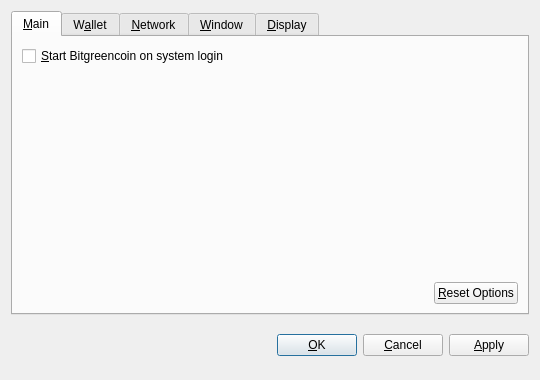
<?xml version="1.0" encoding="UTF-8"?>
<ui version="4.0">
 <class>OptionsDialog</class>
 <widget class="QDialog" name="OptionsDialog">
  <property name="geometry">
   <rect>
    <x>0</x>
    <y>0</y>
    <width>540</width>
    <height>380</height>
   </rect>
  </property>
  <property name="windowTitle">
   <string>Options</string>
  </property>
  <property name="modal">
   <bool>true</bool>
  </property>
  <layout class="QVBoxLayout" name="verticalLayout">
   <item>
    <widget class="QTabWidget" name="tabWidget">
     <property name="tabPosition">
      <enum>QTabWidget::North</enum>
     </property>
     <property name="currentIndex">
      <number>0</number>
     </property>
     <widget class="QWidget" name="tabMain">
      <attribute name="title">
       <string>&amp;Main</string>
      </attribute>
      <layout class="QVBoxLayout" name="verticalLayout_Main">
       <item>
        <widget class="QCheckBox" name="bitcoinAtStartup">
         <property name="toolTip">
          <string>Automatically start Bitgreencoin after logging in to the system.</string>
         </property>
         <property name="text">
          <string>&amp;Start Bitgreencoin on system login</string>
         </property>
        </widget>
       </item>
       <item>
        <spacer name="verticalSpacer_Main">
         <property name="orientation">
          <enum>Qt::Vertical</enum>
         </property>
         <property name="sizeHint" stdset="0">
          <size>
           <width>20</width>
           <height>40</height>
          </size>
         </property>
        </spacer>
       </item>
       <item>
        <layout class="QHBoxLayout" name="horizontalLayout_2_Main">
         <item>
          <spacer name="horizontalSpacer_2_Main">
           <property name="orientation">
            <enum>Qt::Horizontal</enum>
           </property>
           <property name="sizeHint" stdset="0">
            <size>
             <width>40</width>
             <height>20</height>
            </size>
           </property>
          </spacer>
         </item>
         <item>
          <widget class="QPushButton" name="resetButton">
           <property name="toolTip">
            <string>Reset all client options to default.</string>
           </property>
           <property name="text">
            <string>&amp;Reset Options</string>
           </property>
           <property name="autoDefault">
            <bool>false</bool>
           </property>
          </widget>
         </item>
        </layout>
       </item>
      </layout>
     </widget>
     <widget class="QWidget" name="tabWallet">
      <attribute name="title">
       <string>W&amp;allet</string>
      </attribute>
      <layout class="QVBoxLayout" name="verticalLayout_Network">
       <item>
        <widget class="QLabel" name="transactionFeeInfoLabel">
         <property name="text">
          <string>Optional transaction fee per kB that helps make sure your transactions are processed quickly. Most transactions are 1 kB.</string>
         </property>
         <property name="textFormat">
          <enum>Qt::PlainText</enum>
         </property>
         <property name="wordWrap">
          <bool>true</bool>
         </property>
        </widget>
       </item>
       <item>
        <layout class="QHBoxLayout" name="horizontalLayout_1_Main">
         <item>
          <widget class="QLabel" name="transactionFeeLabel">
           <property name="text">
            <string>Pay transaction &amp;fee</string>
           </property>
           <property name="textFormat">
            <enum>Qt::PlainText</enum>
           </property>
           <property name="buddy">
            <cstring>transactionFee</cstring>
           </property>
          </widget>
         </item>
         <item>
          <widget class="BitcoinAmountField" name="transactionFee"/>
         </item>
         <item>
          <spacer name="horizontalSpacer_1_Main">
           <property name="orientation">
            <enum>Qt::Horizontal</enum>
           </property>
           <property name="sizeHint" stdset="0">
            <size>
             <width>40</width>
             <height>20</height>
            </size>
           </property>
          </spacer>
         </item>
        </layout>
       </item>
       <item>
        <widget class="QLabel" name="label">
         <property name="text">
          <string>If you disable the spending of unconfirmed change, the change from a transaction cannot be used until that transaction has at least one confirmation. This also affects how your balance is computed.</string>
         </property>
         <property name="wordWrap">
          <bool>true</bool>
         </property>
        </widget>
       </item>
       <item>
        <widget class="QCheckBox" name="spendZeroConfChange">
         <property name="text">
          <string>Spend unconfirmed change  (experts only)</string>
         </property>
        </widget>
       </item>
       <item>
        <spacer name="verticalSpacer">
         <property name="orientation">
          <enum>Qt::Vertical</enum>
         </property>
         <property name="sizeHint" stdset="0">
          <size>
           <width>20</width>
           <height>40</height>
          </size>
         </property>
        </spacer>
       </item>
      </layout>
     </widget>
     <widget class="QWidget" name="tabNetwork">
      <attribute name="title">
       <string>&amp;Network</string>
      </attribute>
      <layout class="QVBoxLayout" name="verticalLayout_Network">
       <item>
        <widget class="QCheckBox" name="mapPortUpnp">
         <property name="toolTip">
          <string>Automatically open the Bitgreencoin client port on the router. This only works when your router supports UPnP and it is enabled.</string>
         </property>
         <property name="text">
          <string>Map port using &amp;UPnP</string>
         </property>
        </widget>
       </item>
       <item>
        <widget class="QCheckBox" name="connectSocks">
         <property name="toolTip">
          <string>Connect to the Bitgreencoin network through a SOCKS proxy (e.g. when connecting through Tor).</string>
         </property>
         <property name="text">
          <string>&amp;Connect through SOCKS proxy:</string>
         </property>
        </widget>
       </item>
       <item>
        <layout class="QHBoxLayout" name="horizontalLayout_Network">
         <item>
          <widget class="QLabel" name="proxyIpLabel">
           <property name="text">
            <string>Proxy &amp;IP:</string>
           </property>
           <property name="textFormat">
            <enum>Qt::PlainText</enum>
           </property>
           <property name="buddy">
            <cstring>proxyIp</cstring>
           </property>
          </widget>
         </item>
         <item>
          <widget class="QValidatedLineEdit" name="proxyIp">
           <property name="maximumSize">
            <size>
             <width>140</width>
             <height>16777215</height>
            </size>
           </property>
           <property name="toolTip">
            <string>IP address of the proxy (e.g. 127.0.0.1)</string>
           </property>
          </widget>
         </item>
         <item>
          <widget class="QLabel" name="proxyPortLabel">
           <property name="text">
            <string>&amp;Port:</string>
           </property>
           <property name="textFormat">
            <enum>Qt::PlainText</enum>
           </property>
           <property name="buddy">
            <cstring>proxyPort</cstring>
           </property>
          </widget>
         </item>
         <item>
          <widget class="QLineEdit" name="proxyPort">
           <property name="maximumSize">
            <size>
             <width>55</width>
             <height>16777215</height>
            </size>
           </property>
           <property name="toolTip">
            <string>Port of the proxy (e.g. 9050)</string>
           </property>
          </widget>
         </item>
         <item>
          <widget class="QLabel" name="socksVersionLabel">
           <property name="text">
            <string>SOCKS &amp;Version:</string>
           </property>
           <property name="textFormat">
            <enum>Qt::PlainText</enum>
           </property>
           <property name="buddy">
            <cstring>socksVersion</cstring>
           </property>
          </widget>
         </item>
         <item>
          <widget class="QValueComboBox" name="socksVersion">
           <property name="toolTip">
            <string>SOCKS version of the proxy (e.g. 5)</string>
           </property>
          </widget>
         </item>
         <item>
          <spacer name="horizontalSpacer_Network">
           <property name="orientation">
            <enum>Qt::Horizontal</enum>
           </property>
           <property name="sizeHint" stdset="0">
            <size>
             <width>40</width>
             <height>20</height>
            </size>
           </property>
          </spacer>
         </item>
        </layout>
       </item>
       <item>
        <spacer name="verticalSpacer_Network">
         <property name="orientation">
          <enum>Qt::Vertical</enum>
         </property>
         <property name="sizeHint" stdset="0">
          <size>
           <width>20</width>
           <height>40</height>
          </size>
         </property>
        </spacer>
       </item>
      </layout>
     </widget>
     <widget class="QWidget" name="tabWindow">
      <attribute name="title">
       <string>&amp;Window</string>
      </attribute>
      <layout class="QVBoxLayout" name="verticalLayout_Window">
       <item>
        <widget class="QCheckBox" name="minimizeToTray">
         <property name="toolTip">
          <string>Show only a tray icon after minimizing the window.</string>
         </property>
         <property name="text">
          <string>&amp;Minimize to the tray instead of the taskbar</string>
         </property>
        </widget>
       </item>
       <item>
        <widget class="QCheckBox" name="minimizeOnClose">
         <property name="toolTip">
          <string>Minimize instead of exit the application when the window is closed. When this option is enabled, the application will be closed only after selecting Quit in the menu.</string>
         </property>
         <property name="text">
          <string>M&amp;inimize on close</string>
         </property>
        </widget>
       </item>
       <item>
        <spacer name="verticalSpacer_Window">
         <property name="orientation">
          <enum>Qt::Vertical</enum>
         </property>
         <property name="sizeHint" stdset="0">
          <size>
           <width>20</width>
           <height>40</height>
          </size>
         </property>
        </spacer>
       </item>
      </layout>
     </widget>
     <widget class="QWidget" name="tabDisplay">
      <attribute name="title">
       <string>&amp;Display</string>
      </attribute>
      <layout class="QVBoxLayout" name="verticalLayout_Display">
       <item>
        <layout class="QHBoxLayout" name="horizontalLayout_1_Display">
         <item>
          <widget class="QLabel" name="langLabel">
           <property name="text">
            <string>User Interface &amp;language:</string>
           </property>
           <property name="textFormat">
            <enum>Qt::PlainText</enum>
           </property>
           <property name="buddy">
            <cstring>lang</cstring>
           </property>
          </widget>
         </item>
         <item>
          <widget class="QValueComboBox" name="lang">
           <property name="toolTip">
            <string>The user interface language can be set here. This setting will take effect after restarting Bitgreencoin.</string>
           </property>
          </widget>
         </item>
        </layout>
       </item>
       <item>
        <layout class="QHBoxLayout" name="horizontalLayout_2_Display">
         <item>
          <widget class="QLabel" name="unitLabel">
           <property name="text">
            <string>&amp;Unit to show amounts in:</string>
           </property>
           <property name="textFormat">
            <enum>Qt::PlainText</enum>
           </property>
           <property name="buddy">
            <cstring>unit</cstring>
           </property>
          </widget>
         </item>
         <item>
          <widget class="QValueComboBox" name="unit">
           <property name="toolTip">
            <string>Choose the default subdivision unit to show in the interface and when sending coins.</string>
           </property>
          </widget>
         </item>
        </layout>
       </item>
       <item>
        <widget class="QCheckBox" name="displayAddresses">
         <property name="toolTip">
          <string>Whether to show Bitgreencoin addresses in the transaction list or not.</string>
         </property>
         <property name="text">
          <string>&amp;Display addresses in transaction list</string>
         </property>
        </widget>
       </item>
       <item>
        <widget class="QCheckBox" name="coinControlFeatures">
         <property name="toolTip">
          <string>Whether to show coin control features or not.</string>
         </property>
         <property name="text">
          <string>Display coin &amp;control features (experts only!)</string>
         </property>
        </widget>
       </item>
       <item>
        <spacer name="verticalSpacer_Display">
         <property name="orientation">
          <enum>Qt::Vertical</enum>
         </property>
         <property name="sizeHint" stdset="0">
          <size>
           <width>20</width>
           <height>40</height>
          </size>
         </property>
        </spacer>
       </item>
      </layout>
     </widget>
    </widget>
   </item>
   <item>
    <layout class="QHBoxLayout" name="horizontalLayout_Buttons">
     <item>
      <spacer name="horizontalSpacer_1">
       <property name="orientation">
        <enum>Qt::Horizontal</enum>
       </property>
       <property name="sizeHint" stdset="0">
        <size>
         <width>40</width>
         <height>48</height>
        </size>
       </property>
      </spacer>
     </item>
     <item>
      <widget class="QLabel" name="statusLabel">
       <property name="font">
        <font>
         <weight>75</weight>
         <bold>true</bold>
        </font>
       </property>
       <property name="text">
        <string/>
       </property>
       <property name="textFormat">
        <enum>Qt::PlainText</enum>
       </property>
       <property name="wordWrap">
        <bool>true</bool>
       </property>
      </widget>
     </item>
     <item>
      <spacer name="horizontalSpacer_2">
       <property name="orientation">
        <enum>Qt::Horizontal</enum>
       </property>
       <property name="sizeHint" stdset="0">
        <size>
         <width>40</width>
         <height>48</height>
        </size>
       </property>
      </spacer>
     </item>
     <item>
      <widget class="QPushButton" name="okButton">
       <property name="text">
        <string>&amp;OK</string>
       </property>
      </widget>
     </item>
     <item>
      <widget class="QPushButton" name="cancelButton">
       <property name="text">
        <string>&amp;Cancel</string>
       </property>
       <property name="autoDefault">
        <bool>false</bool>
       </property>
      </widget>
     </item>
     <item>
      <widget class="QPushButton" name="applyButton">
       <property name="text">
        <string>&amp;Apply</string>
       </property>
       <property name="autoDefault">
        <bool>false</bool>
       </property>
      </widget>
     </item>
    </layout>
   </item>
  </layout>
 </widget>
 <customwidgets>
  <customwidget>
   <class>BitcoinAmountField</class>
   <extends>QSpinBox</extends>
   <header>bitcoinamountfield.h</header>
  </customwidget>
  <customwidget>
   <class>QValueComboBox</class>
   <extends>QComboBox</extends>
   <header>qvaluecombobox.h</header>
  </customwidget>
  <customwidget>
   <class>QValidatedLineEdit</class>
   <extends>QLineEdit</extends>
   <header>qvalidatedlineedit.h</header>
  </customwidget>
 </customwidgets>
 <resources/>
 <connections/>
</ui>
